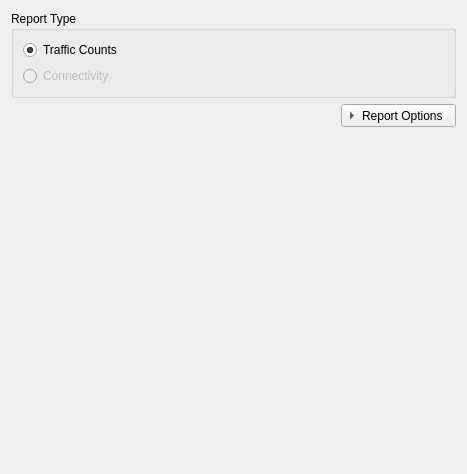
<?xml version="1.0" encoding="UTF-8"?>
<ui version="4.0">
 <class>CommunicationType</class>
 <widget class="QWidget" name="CommunicationType">
  <property name="geometry">
   <rect>
    <x>0</x>
    <y>0</y>
    <width>467</width>
    <height>474</height>
   </rect>
  </property>
  <property name="sizePolicy">
   <sizepolicy hsizetype="Expanding" vsizetype="Fixed">
    <horstretch>0</horstretch>
    <verstretch>0</verstretch>
   </sizepolicy>
  </property>
  <layout class="QVBoxLayout" name="verticalLayout_4">
   <item>
    <widget class="QGroupBox" name="groupBox">
     <property name="title">
      <string>Report Type</string>
     </property>
     <layout class="QVBoxLayout">
      <item>
       <widget class="QRadioButton" name="mButtonTC">
        <property name="text">
         <string>Traffic Counts</string>
        </property>
        <property name="checked">
         <bool>true</bool>
        </property>
       </widget>
      </item>
      <item>
       <widget class="QRadioButton" name="mButtonC">
        <property name="enabled">
         <bool>false</bool>
        </property>
        <property name="text">
         <string>Connectivity</string>
        </property>
       </widget>
      </item>
     </layout>
    </widget>
   </item>
   <item>
    <layout class="QHBoxLayout" name="horizontalLayout_2">
     <item>
      <spacer name="horizontalSpacer">
       <property name="orientation">
        <enum>Qt::Horizontal</enum>
       </property>
       <property name="sizeHint" stdset="0">
        <size>
         <width>40</width>
         <height>20</height>
        </size>
       </property>
      </spacer>
     </item>
     <item>
      <widget class="QToolButton" name="toolButton">
       <property name="sizePolicy">
        <sizepolicy hsizetype="Fixed" vsizetype="Fixed">
         <horstretch>0</horstretch>
         <verstretch>0</verstretch>
        </sizepolicy>
       </property>
       <property name="contextMenuPolicy">
        <enum>Qt::NoContextMenu</enum>
       </property>
       <property name="toolTip">
        <string/>
       </property>
       <property name="layoutDirection">
        <enum>Qt::LeftToRight</enum>
       </property>
       <property name="styleSheet">
        <string notr="true"/>
       </property>
       <property name="text">
        <string>Report Options</string>
       </property>
       <property name="toolButtonStyle">
        <enum>Qt::ToolButtonTextBesideIcon</enum>
       </property>
       <property name="autoRaise">
        <bool>false</bool>
       </property>
       <property name="arrowType">
        <enum>Qt::RightArrow</enum>
       </property>
      </widget>
     </item>
    </layout>
   </item>
   <item>
    <spacer>
     <property name="orientation">
      <enum>Qt::Vertical</enum>
     </property>
     <property name="sizeHint" stdset="0">
      <size>
       <width>20</width>
       <height>40</height>
      </size>
     </property>
    </spacer>
   </item>
  </layout>
 </widget>
 <resources/>
 <connections/>
</ui>
